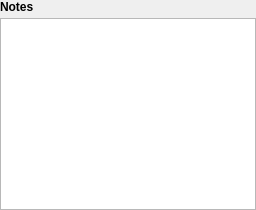
<?xml version='1.0' encoding='UTF-8'?>
<ui version="4.0">
 <class>NotesPanel</class>
 <widget class="QWidget" name="NotesPanel">
  <layout class="QVBoxLayout" name="outer">
   <property name="leftMargin"><number>0</number></property>
   <property name="topMargin"><number>0</number></property>
   <property name="rightMargin"><number>0</number></property>
   <property name="bottomMargin"><number>0</number></property>
   <property name="spacing"><number>4</number></property>
   <item>
    <widget class="QLabel" name="heading">
     <property name="text"><string>Notes</string></property>
     <property name="font">
      <font><bold>true</bold></font>
     </property>
    </widget>
   </item>
   <item>
    <widget class="QListWidget" name="list">
     <property name="frameShape"><enum>QFrame::StyledPanel</enum></property>
     <property name="iconSize"><size><width>13</width><height>13</height></size></property>
     <property name="wordWrap"><bool>true</bool></property>
    </widget>
   </item>
  </layout>
 </widget>
</ui>
